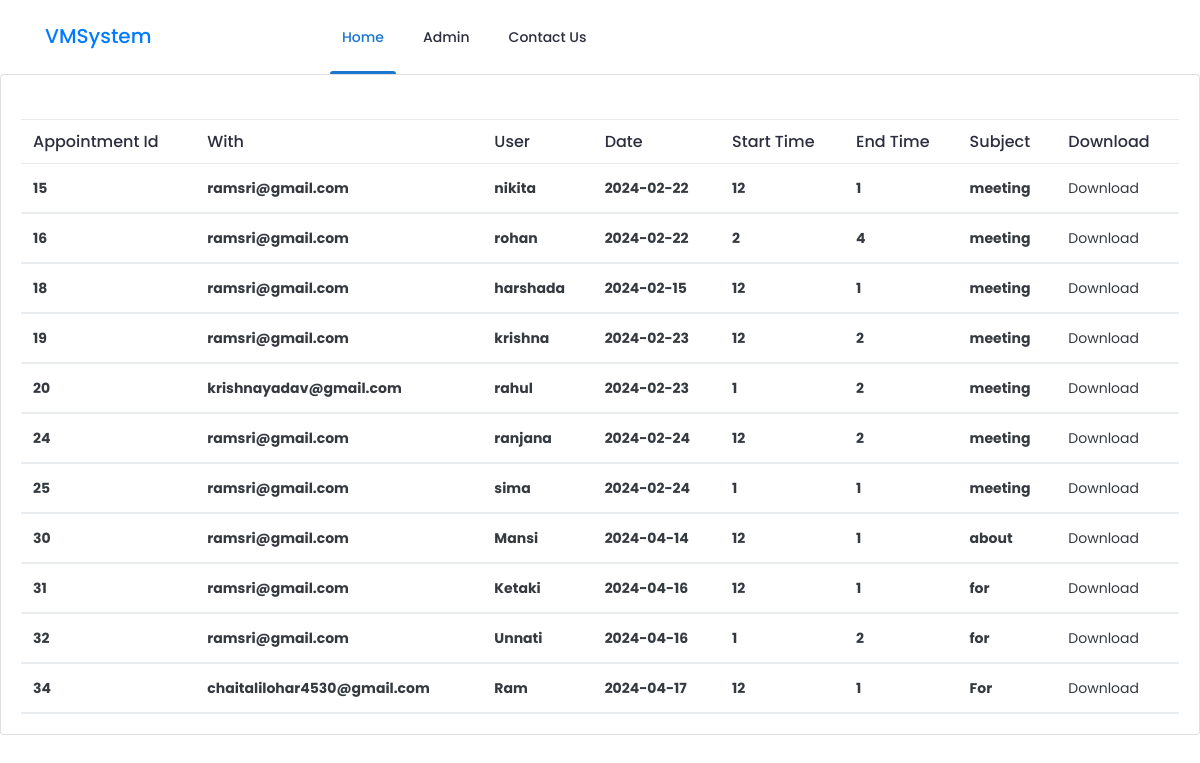
/admin/user-history.php, run on the app's committed database.
### tables this page shows
CREATE TABLE `appointment_request` (
  `appointment_id` int(5) NOT NULL,
  `appoint_with` varchar(50) NOT NULL,
  `user_gmail` varchar(255) NOT NULL,
  `request_from` varchar(50) NOT NULL,
  `date` date NOT NULL,
  `start_time` varchar(10) NOT NULL,
  `end_time` varchar(10) NOT NULL,
  `subject` text NOT NULL,
  `confirm` int(1) NOT NULL DEFAULT 0,
  `deny` int(1) NOT NULL DEFAULT 0,
  `ticket_id` varchar(12) NOT NULL,
  `qr_image` text NOT NULL
);

### admin/user-history.php (the view, shortened to what this page needs)
<?php
include 'header.php';
    $q="select * from appointment_request where confirm=1";
    $result=mysqli_query($connect,$q);
    ?>
  <body>
  <div class="card w-100">
    <div class="card-body p-6">
      <div class="table-responsive">
        <table class="table text-nowrap mb-0 align-middle">
          <thead class="text-dark fs-4">
            <tr>
              <th class="border-bottom-0">
                <h6 class="fw-semibold mb-0">Appointment Id</h6>
              </th>
              <th class="border-bottom-0">
                <h6 class="fw-semibold mb-0">With</h6>
              </th>
              <th class="border-bottom-0">
                <h6 class="fw-semibold mb-0">User</h6>
              </th>
              <th class="border-bottom-0">
                <h6 class="fw-semibold mb-0">Date</h6>
              </th>
              <th class="border-bottom-0">
                <h6 class="fw-semibold mb-0">Start Time</h6>
              </th>
              <th class="border-bottom-0">
                <h6 class="fw-semibold mb-0">End Time</h6>
              </th>
              <th class="border-bottom-0">
                <h6 class="fw-semibold mb-0">Subject</h6>
              </th>
              <th class="border-bottom-0">
                <h6 class="fw-semibold mb-0">Download</h6>
              </th>
            </tr>
            <?php
              while($row=mysqli_fetch_assoc($result)){
                echo "<tr><th>".$row['appointment_id']."</th>
                <th>".$row['appoint_with']."</th>
                <th>".$row['request_from']."</th>
                <th>".$row['date']."</th>
                <th>".$row['start_time']."</th>
                <th>".$row['end_time']."</th>
                <th>".$row['subject']."</th>
                <th><a href='ticket-download.php?ticket_id=".$row['ticket_id']."'>Download</a></th></tr>";
              }
            ?>
          </thead>
  </body>

### data on the page
appointment_request: appointment_id "15", appoint_with "ramsri@gmail.com", request_from "nikita", date "2024-02-22", start_time "12", end_time "1", subject "meeting"
appointment_request: appointment_id "16", appoint_with "ramsri@gmail.com", request_from "rohan", date "2024-02-22", start_time "2", end_time "4", subject "meeting"
appointment_request: appointment_id "18", appoint_with "ramsri@gmail.com", request_from "harshada", date "2024-02-15", start_time "12", end_time "1", subject "meeting"
appointment_request: appointment_id "19", appoint_with "ramsri@gmail.com", request_from "krishna", date "2024-02-23", start_time "12", end_time "2", subject "meeting"
appointment_request: appointment_id "20", appoint_with "krishnayadav@gmail.com", request_from "rahul", date "2024-02-23", start_time "1", end_time "2", subject "meeting"
appointment_request: appointment_id "24", appoint_with "ramsri@gmail.com", request_from "ranjana", date "2024-02-24", start_time "12", end_time "2", subject "meeting"
appointment_request: appointment_id "25", appoint_with "ramsri@gmail.com", request_from "sima", date "2024-02-24", start_time "1", end_time "1", subject "meeting"
appointment_request: appointment_id "30", appoint_with "ramsri@gmail.com", request_from "Mansi", date "2024-04-14", start_time "12", end_time "1", subject "about"
appointment_request: appointment_id "31", appoint_with "ramsri@gmail.com", request_from "Ketaki", date "2024-04-16", start_time "12", end_time "1", subject "for"
appointment_request: appointment_id "32", appoint_with "ramsri@gmail.com", request_from "Unnati", date "2024-04-16", start_time "1", end_time "2", subject "for"
appointment_request: appointment_id "34", appoint_with "chaitalilohar4530@gmail.com", request_from "Ram", date "2024-04-17", start_time "12", end_time "1", subject "For"
